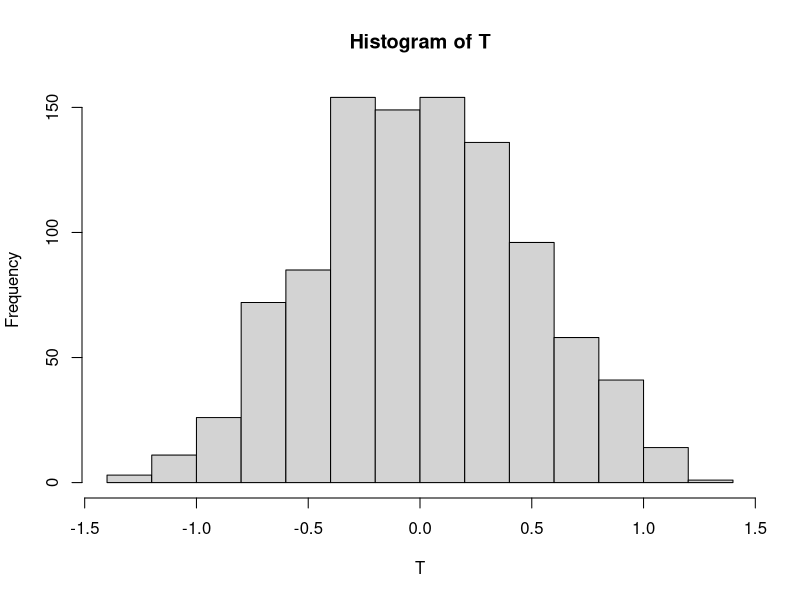
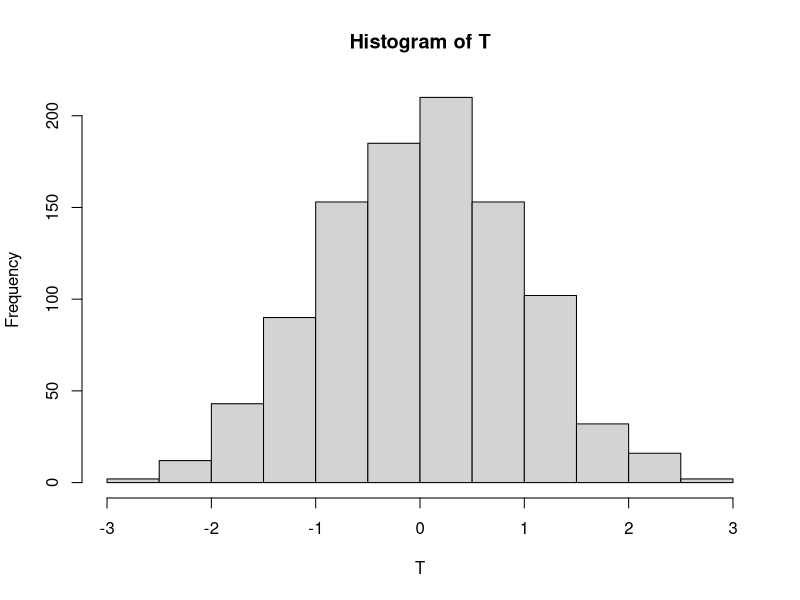
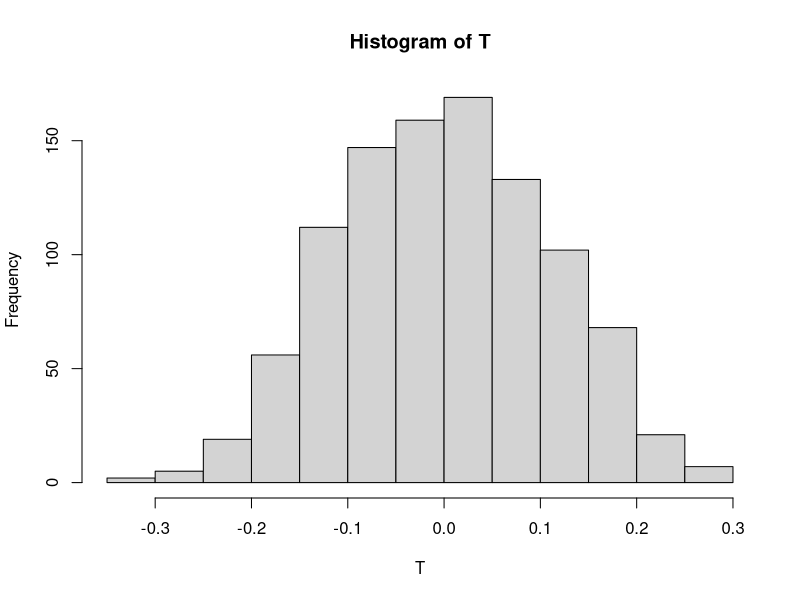
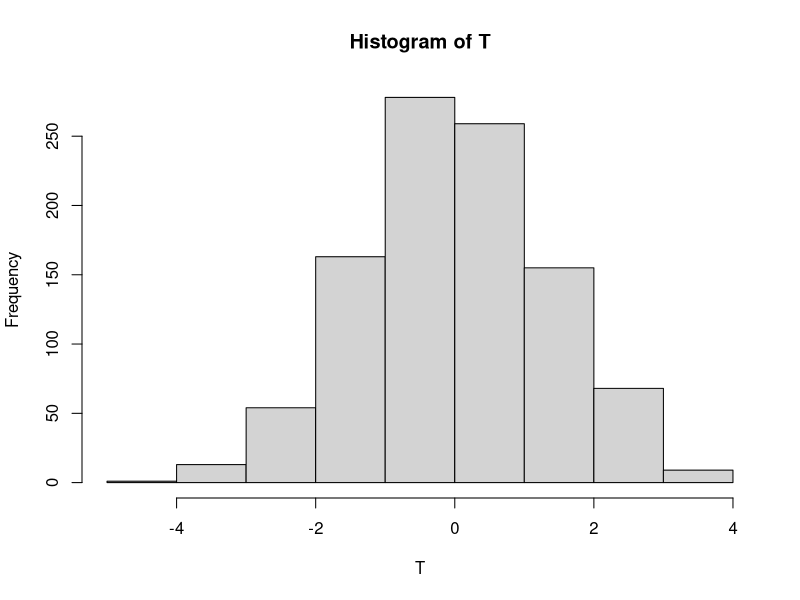
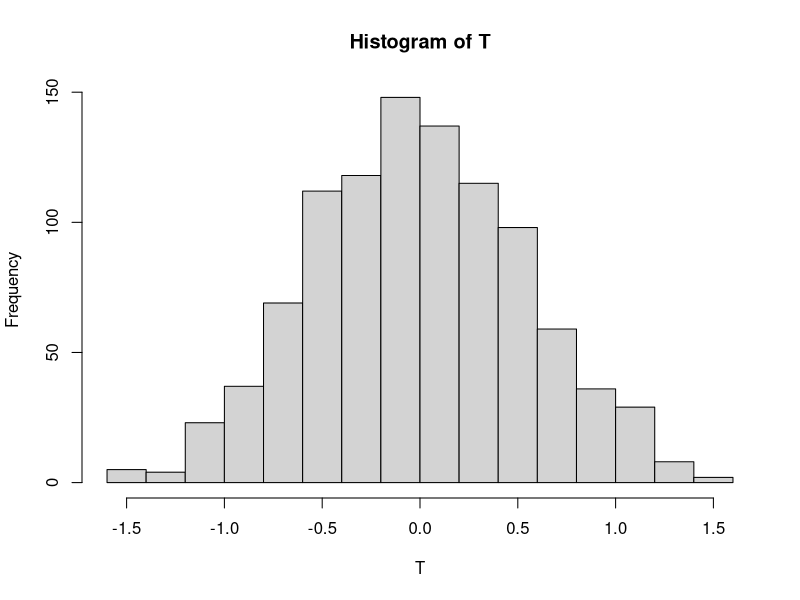

Reproduce these figures in R, in order.
#wybory 

#orlen 
x1przed=c(72.05,
          72.50,
          73.50,
          73.25,
          69.60,
          68.45,
          67.43)

x1po=c(71.00,
       70.97,
       70.94,
       70.65,
       72.70,
       72.90,
       71.55)

x1pog=x1po[length(x1po):1]
x1pog
x1przedg=x1przed[length(x1przed):1]
x1przedg


dane=c(x1przedg,x1pog)
dane
t=c(1:7)

a01=lm(x1przedg~t)$coefficients[2]
a02=lm(x1pog~t)$coefficients[2]
a01
a02
T0=a01-a02
T0

T=c()
N=1000
for (i in 1:N) {
        danep=sample(dane)
        T[i]=(lm(danep[1:7]~t)$coefficients[2])-lm(danep[8:14]~t)$coefficients[2]
}

hist(T)
T0
ASL=sum(abs(T)>=abs(T0))/1000
ASL
#h1 mocne 
#indykpol 

x2przed=c(73.98,
          72.50,
          71.00,
          70.00,
          69.00,
          65.00,
          63.00)

x2po=c(77.00,
       73.89,
       73.00,
       73.19,
       71.90,
       73.00,
       72.30)

x2pog=x2po[length(x2po):1]
x2pog
x2przedg=x2przed[length(x2przed):1]
x2przedg

dane=c(x2przedg,x2pog)
dane
t=c(1:7)
a01=lm(x2przedg~t)$coefficients[2]
a02=lm(x2pog~t)$coefficients[2]
a01
a02
T0=a01-a02
T0

T=c()
N=1000
for (i in 1:N) {
        danep=sample(dane)
        T[i]=(lm(danep[1:7]~t)$coefficients[2])-lm(danep[8:14]~t)$coefficients[2]
}
hist(T)
T0
ASL=sum(abs(T)>=abs(T0))/1000
ASL
#h0
#unicredit

x3przed=c(26.31,
          26.35,
          26.42,
          26.22,
          25.53,
          25.91,
          25.63)

x3po=c(26.92,
       26.65,
       26.23,
       26.75,
       26.35,
       26.50,
       25.89)

x3pog=x3po[length(x3po):1]
x3pog
x3przedg=x3przed[length(x3przed):1]
x3przedg

dane=c(x3przedg,x3pog)
dane
t=c(1:7)
a01=lm(x3przedg~t)$coefficients[2]
a02=lm(x3pog~t)$coefficients[2]
T0=a01-a02
a01
a02
T0

T=c()
N=1000
for (i in 1:N) {
        danep=sample(dane)
        T[i]=(lm(danep[1:7]~t)$coefficients[2])-lm(danep[8:14]~t)$coefficients[2]
}

ASL=sum(abs(T)>=abs(T0))/1000
hist(T)
T0
ASL



#kghm

x4przed=c(126.40,
          127.20,
          125.80,
          126.60,
          127.00,
          128.95,
          127.60)

x4po=c(116.40,
       115.50,
       118.45,
       115.20,
       117.25,
       121.05,
       121.00)

x4pog=x4po[length(x4po):1]
x4pog
x4przedg=x4przed[length(x4przed):1]
x4przedg

dane=c(x4przedg,x4pog)
dane
t=c(1:7)
a01=lm(x4przedg~t)$coefficients[2]
a02=lm(x4pog~t)$coefficients[2]
T0=a01-a02
a01
a02
T0

T=c()
N=1000
for (i in 1:N) {
        danep=sample(dane)
        T[i]=(lm(danep[1:7]~t)$coefficients[2])-lm(danep[8:14]~t)$coefficients[2]
}

hist(T)
T0
ASL=sum(abs(T)>=abs(T0))/1000
ASL

#zywiec

x5przed=c(385.00,
          385.00,
          384.50,
          384.00,
          386.00,
          384.00,
          382.00)

x5po=c(380.00,
       380.00,
       382.00,
       384.00,
       380.00,
       383.00,
       385.00)

x5pog=x5po[length(x5po):1]
x5pog
x5przedg=x5przed[length(x5przed):1]
x5przedg

dane=c(x5przedg,x5pog)
dane
t=c(1:7)
a01=lm(x5przedg~t)$coefficients[2]
a02=lm(x5pog~t)$coefficients[2]
T0=a01-a02
a01
a02
T0

T=c()
N=1000
for (i in 1:N) {
        danep=sample(dane)
        T[i]=(lm(danep[1:7]~t)$coefficients[2])-lm(danep[8:14]~t)$coefficients[2]
}
hist(T)
T0
ASL=sum(abs(T)>=abs(T0))/1000
ASL
#h1 ledwo co 

